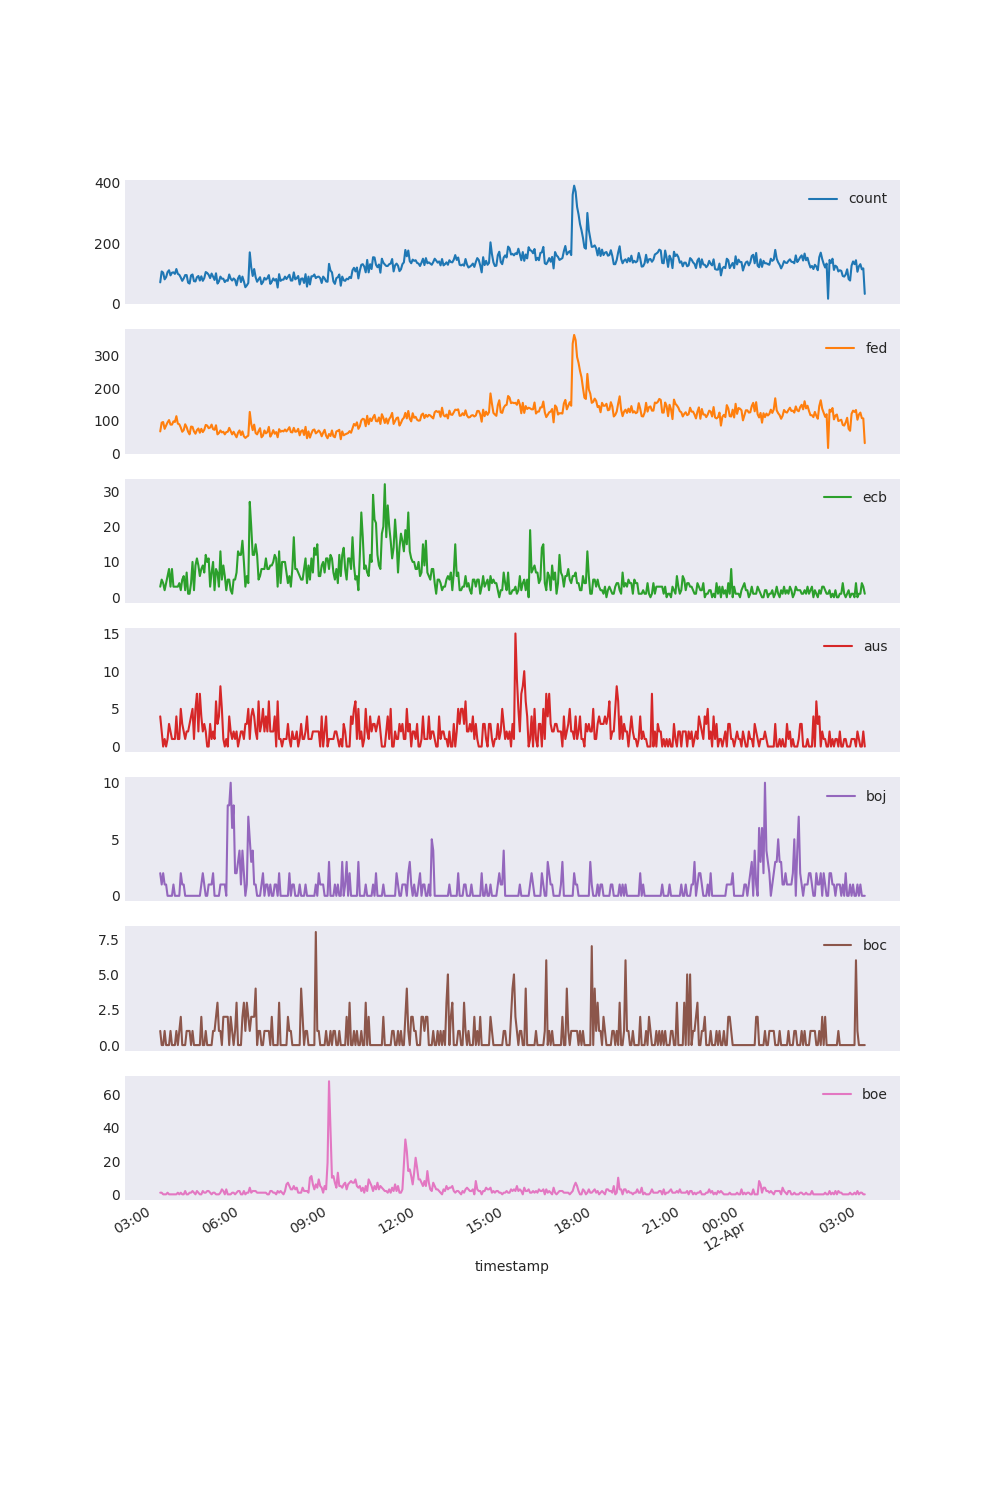

Here is the Python script that generated this plot:
import os
import pandas as pd
import matplotlib
matplotlib.use('Agg')

import matplotlib.pyplot as plt
import seaborn as sns
sns.set_style("dark")

from datetime import datetime, timedelta
from dateutil import parser

import sendgrid
from sendgrid.helpers.mail import *

from elasticsearch import Elasticsearch
import elasticsearch_dsl as dsl
import base64

from credentials import credentials
from twitter_streamer_utils import banks

def tweets_per_minute_query(client, index='cb_twitter2', as_of=(datetime.now() - timedelta(hours=24)), up_to=datetime.now(), bank=None):
	as_of = as_of.strftime("%a %b %d %H:%M:%S +0000 %Y")
	up_to = up_to.strftime("%a %b %d %H:%M:%S +0000 %Y")
	s = dsl.Search(using=client, index=index)
	s = s.filter('range', created_at={'gte': as_of, 'lte': up_to}) 
	if bank:
		s = s.filter("term", bank=bank)
	s.aggs.bucket('date_histogram', 'date_histogram', field='created_at', interval='minute')
	response = s.execute().aggregations.date_histogram.buckets
	response = map(lambda x: {'timestamp': parser.parse(x.key_as_string), 
							  'count': x.doc_count}, response)
	return pd.DataFrame.from_records(response)

def send_email(api_key, sender, subject, recipients, message=str(datetime.now()), attachment_path=None):
	sg = sendgrid.SendGridAPIClient(apikey=os.environ.get('SENDGRID_API_KEY'))
	content = Content('text/plain', message)
	mail = Mail(Email(sender), subject, Email(recipients), content)
	with open(attachment_path,'rb') as f:
		data = f.read()
		f.close()
	encoded = base64.b64encode(data).decode()
	attachment = Attachment()
	attachment.content = encoded
	attachment.type = "image/png"
	attachment.filename = "daily_report.png"
	attachment.disposition = "inline"
	attachment.content_id = "Banner"
	mail.add_attachment(attachment)
	try:
		response = sg.client.mail.send.post(request_body=mail.get())
		print response.status_code
		print response.body
		print response.headers
	except Exception as e:
		print (e.body)  #print (e.read())

if __name__ == '__main__':
	username = credentials['username']
	password = credentials['password']
	
	client = Elasticsearch(http_auth=(username, password))
	api_key = os.environ.get('SENDGRID_API_KEY')
	
	df = tweets_per_minute_query(client, 'cb_twitter2')

	for bank in banks.iterkeys():
		print bank
		df[bank] = tweets_per_minute_query(client, 'cb_twitter2', bank=bank)['count']
	
	df = df.set_index('timestamp')
	df = df.resample('3T').sum()
	ax = df.plot(subplots=True, sharex=True, figsize=(10,15))
	fig = plt.gcf()
	fig.savefig('/home/jtalmi/twitter/daily_report.png')
	send_email(api_key, 
			"[email redacted]", 
			"Daily twitter report - " + str(datetime.now()), 
			credentials['email'], 
			message="Tweets per minute", 
			attachment_path='/home/jtalmi/twitter/daily_report.png')
